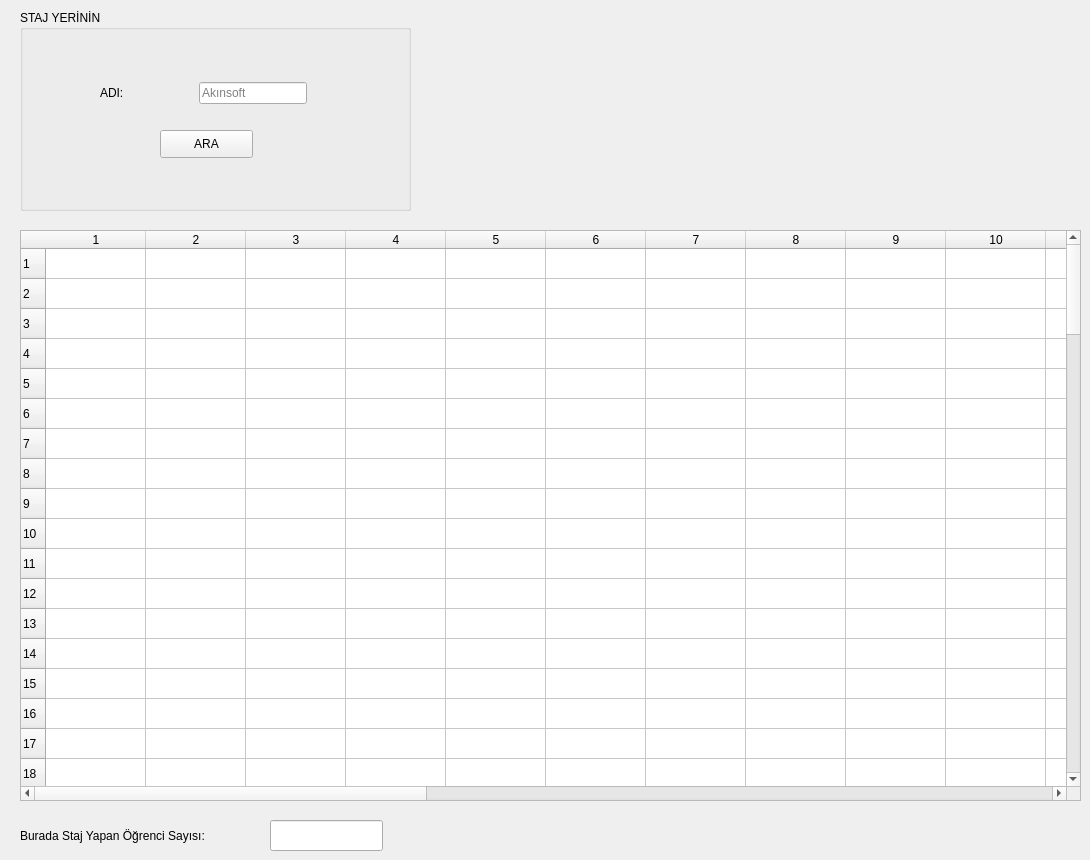
  <widget class="QWidget" name="centralwidget">
   <widget class="QGroupBox" name="groupBox">
    <property name="geometry">
     <rect>
      <x>20</x>
      <y>10</y>
      <width>391</width>
      <height>201</height>
     </rect>
    </property>
    <property name="title">
     <string>STAJ YERİNİN</string>
    </property>
    <widget class="QPushButton" name="btnAra">
     <property name="geometry">
      <rect>
       <x>140</x>
       <y>120</y>
       <width>93</width>
       <height>28</height>
      </rect>
     </property>
     <property name="text">
      <string>ARA</string>
     </property>
    </widget>
    <widget class="QWidget" name="layoutWidget">
     <property name="geometry">
      <rect>
       <x>80</x>
       <y>70</y>
       <width>207</width>
       <height>26</height>
      </rect>
     </property>
     <layout class="QHBoxLayout" name="horizontalLayout">
      <item>
       <widget class="QLabel" name="label">
        <property name="text">
         <string>ADI:</string>
        </property>
       </widget>
      </item>
      <item>
       <spacer name="horizontalSpacer">
        <property name="orientation">
         <enum>Qt::Horizontal</enum>
        </property>
        <property name="sizeHint" stdset="0">
         <size>
          <width>34</width>
          <height>21</height>
         </size>
        </property>
       </spacer>
      </item>
      <item>
       <widget class="QLineEdit" name="lneStjYerAdi">
        <property name="placeholderText">
         <string>Akınsoft</string>
        </property>
       </widget>
      </item>
     </layout>
    </widget>
   </widget>
   <widget class="QLabel" name="label_2">
    <property name="geometry">
     <rect>
      <x>20</x>
      <y>820</y>
      <width>231</width>
      <height>31</height>
     </rect>
    </property>
    <property name="text">
     <string>Burada Staj Yapan Öğrenci Sayısı:</string>
    </property>
   </widget>
   <widget class="QLineEdit" name="lneStjYerOgrSayi">
    <property name="geometry">
     <rect>
      <x>270</x>
      <y>820</y>
      <width>113</width>
      <height>31</height>
     </rect>
    </property>
   </widget>
   <widget class="QTableWidget" name="tblwYerSorgu">
    <property name="geometry">
     <rect>
      <x>20</x>
      <y>230</y>
      <width>1061</width>
      <height>571</height>
     </rect>
    </property>
    <property name="rowCount">
     <number>100</number>
    </property>
    <property name="columnCount">
     <number>26</number>
    </property>
    <row/>
    <row/>
    <row/>
    <row/>
    <row/>
    <row/>
    <row/>
    <row/>
    <row/>
    <row/>
    <row/>
    <row/>
    <row/>
    <row/>
    <row/>
    <row/>
    <row/>
    <row/>
    <row/>
    <row/>
    <row/>
    <row/>
    <row/>
    <row/>
    <row/>
    <row/>
    <row/>
    <row/>
    <row/>
    <row/>
    <row/>
    <row/>
    <row/>
    <row/>
    <row/>
    <row/>
    <row/>
    <row/>
    <row/>
    <row/>
    <row/>
    <row/>
    <row/>
    <row/>
    <row/>
    <row/>
    <row/>
    <row/>
    <row/>
    <row/>
    <row/>
    <row/>
    <row/>
    <row/>
    <row/>
    <row/>
    <row/>
    <row/>
    <row/>
    <row/>
    <row/>
    <row/>
    <row/>
    <row/>
    <row/>
    <row/>
    <row/>
    <row/>
    <row/>
    <row/>
    <row/>
    <row/>
    <row/>
    <row/>
    <row/>
    <row/>
    <row/>
    <row/>
    <row/>
    <row/>
    <row/>
    <row/>
    <row/>
    <row/>
    <row/>
    <row/>
    <row/>
    <row/>
    <row/>
    <row/>
    <row/>
    <row/>
    <row/>
    <row/>
    <row/>
    <row/>
    <row/>
    <row/>
    <row/>
    <row/>
    <column/>
    <column/>
    <column/>
    <column/>
    <column/>
    <column/>
    <column/>
    <column/>
    <column/>
    <column/>
    <column/>
    <column/>
    <column/>
    <column/>
    <column/>
    <column/>
    <column/>
    <column/>
    <column/>
    <column/>
    <column/>
    <column/>
    <column/>
    <column/>
    <column/>
    <column/>
   </widget>
  </widget>
